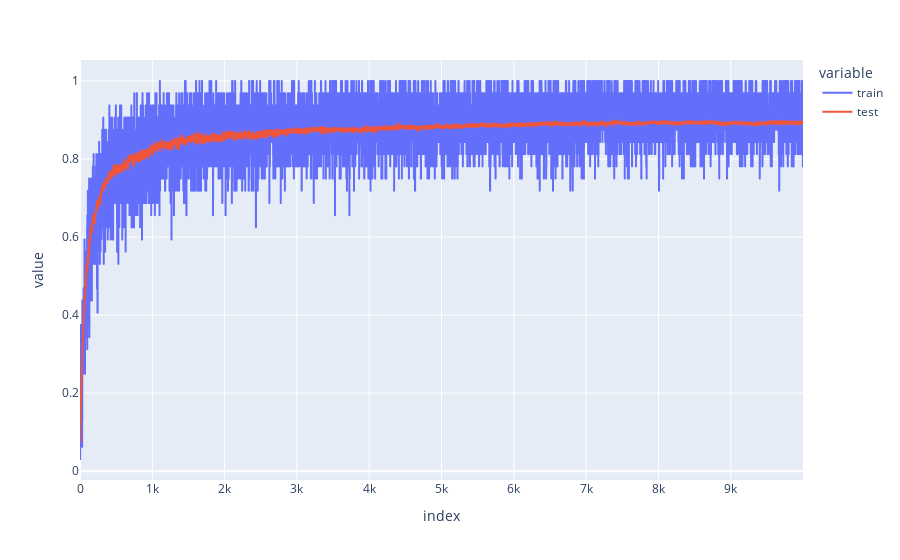

Notebook cell for this chart:
### Code cell
px.line(accuracies)

### Figure 1 — Plotly figure (JSON) as saved in the notebook; plotly's stock layout.template omitted (floating-point values rounded to 4 significant figures; data arrays with more than 128 entries replaced by an {"elided": "..."} marker saying what was removed)
{"data": [{"hovertemplate": "variable=train<br>index=%{x}<br>value=%{y}<extra></extra>", "legendgroup": "train", "line": {"color": "#636efa", "dash": "solid"}, "marker": {"symbol": "circle"}, "mode": "lines", "name": "train", "showlegend": true, "type": "scattergl", "x": {"elided": "10000 int values"}, "xaxis": "x", "y": {"elided": "10000 float values"}, "yaxis": "y"}, {"hovertemplate": "variable=test<br>index=%{x}<br>value=%{y}<extra></extra>", "legendgroup": "test", "line": {"color": "#EF553B", "dash": "solid"}, "marker": {"symbol": "circle"}, "mode": "lines", "name": "test", "showlegend": true, "type": "scattergl", "x": {"elided": "10000 int values"}, "xaxis": "x", "y": {"elided": "10000 float values"}, "yaxis": "y"}], "layout": {"legend": {"title": {"text": "variable"}, "tracegroupgap": 0}, "margin": {"t": 60}, "xaxis": {"anchor": "y", "domain": [0, 1], "title": {"text": "index"}}, "yaxis": {"anchor": "x", "domain": [0, 1], "title": {"text": "value"}}}}
